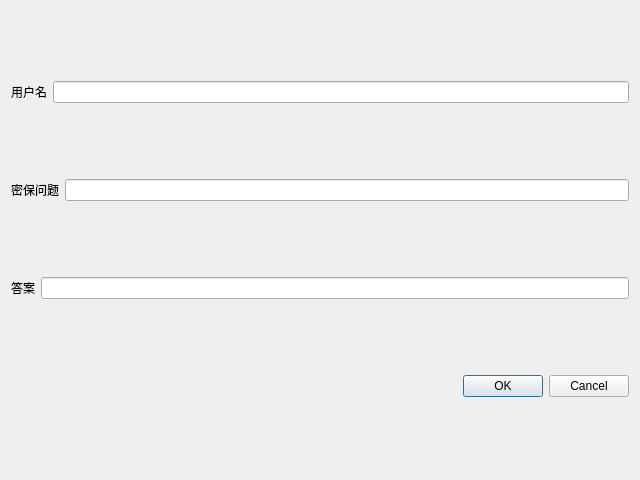
<?xml version="1.0" encoding="UTF-8"?>
<ui version="4.0">
 <class>ForgotDia</class>
 <widget class="QDialog" name="ForgotDia">
  <property name="geometry">
   <rect>
    <x>0</x>
    <y>0</y>
    <width>640</width>
    <height>480</height>
   </rect>
  </property>
  <property name="windowTitle">
   <string>Dialog</string>
  </property>
  <layout class="QVBoxLayout" name="verticalLayout">
   <item>
    <layout class="QHBoxLayout" name="horizontalLayout">
     <item>
      <widget class="QLabel" name="label">
       <property name="text">
        <string>用户名</string>
       </property>
      </widget>
     </item>
     <item>
      <widget class="QLineEdit" name="nameEdit"/>
     </item>
    </layout>
   </item>
   <item>
    <layout class="QHBoxLayout" name="horizontalLayout_2">
     <item>
      <widget class="QLabel" name="label_2">
       <property name="text">
        <string>密保问题</string>
       </property>
      </widget>
     </item>
     <item>
      <widget class="QLineEdit" name="qusEdit"/>
     </item>
    </layout>
   </item>
   <item>
    <layout class="QHBoxLayout" name="horizontalLayout_3">
     <item>
      <widget class="QLabel" name="label_3">
       <property name="text">
        <string>答案</string>
       </property>
      </widget>
     </item>
     <item>
      <widget class="QLineEdit" name="ansEdit"/>
     </item>
    </layout>
   </item>
   <item>
    <widget class="QDialogButtonBox" name="buttonBox">
     <property name="orientation">
      <enum>Qt::Horizontal</enum>
     </property>
     <property name="standardButtons">
      <set>QDialogButtonBox::Cancel|QDialogButtonBox::Ok</set>
     </property>
    </widget>
   </item>
  </layout>
 </widget>
 <resources/>
 <connections>
  <connection>
   <sender>buttonBox</sender>
   <signal>accepted()</signal>
   <receiver>ForgotDia</receiver>
   <slot>accept()</slot>
   <hints>
    <hint type="sourcelabel">
     <x>248</x>
     <y>254</y>
    </hint>
    <hint type="destinationlabel">
     <x>157</x>
     <y>274</y>
    </hint>
   </hints>
  </connection>
  <connection>
   <sender>buttonBox</sender>
   <signal>rejected()</signal>
   <receiver>ForgotDia</receiver>
   <slot>reject()</slot>
   <hints>
    <hint type="sourcelabel">
     <x>316</x>
     <y>260</y>
    </hint>
    <hint type="destinationlabel">
     <x>286</x>
     <y>274</y>
    </hint>
   </hints>
  </connection>
 </connections>
</ui>
